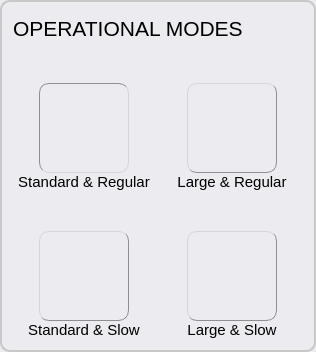
                    <widget class="QGroupBox" name="groupBox_operMode">
                     <property name="sizePolicy">
                      <sizepolicy hsizetype="Expanding" vsizetype="Preferred">
                       <horstretch>0</horstretch>
                       <verstretch>0</verstretch>
                      </sizepolicy>
                     </property>
                     <property name="minimumSize">
                      <size>
                       <width>0</width>
                       <height>300</height>
                      </size>
                     </property>
                     <property name="styleSheet">
                      <string notr="true">QGroupBox { 
     border: 2px solid  rgb(200, 200, 200); ; 
     border-radius: 10px; 
    color: rgb(80, 80, 80);
    background-color: rgb(235, 235, 240);
 } 

 QPushButton {
     border: 1px solid #8f8f91;
     border-radius: 10px;
     border-style: outset;
     background-color: qlineargradient(x1: 0, y1: 0, x2: 0, y2: 1,
                                       stop: 0 #f6f7fa, stop: 1 #dadbde);

 }


QPushButton:checked{ 
          background-color: qlineargradient(x1: 0, y1: 0, x2: 0, y2: 1,
                                       stop: 0 #808088, stop: 1 #e6e7ea);
     border-style: inset;
     border-radius: 10px; 
}

QPushButton:focus:pressed{
     background-color: qlineargradient(x1: 0, y1: 0, x2: 0, y2: 1,
                                       stop: 0 #F0F0FF, stop: 1 #f6f7fa);
 }

 QPushButton:hover {
     background-color: qlineargradient(x1: 0, y1: 0, x2: 0, y2: 1,
                                       stop: 0 #f6f7fa, stop: 1 #F0F0FF);
 }

QPushButton:disabled{ background-color: #CCCCCC; }

 QPushButton:flat {
     border: none; /* no border for a flat push button */
 }

 QPushButton:default {
     border-color: navy; /* make the default button prominent */
 }</string>
                     </property>
                     <property name="title">
                      <string/>
                     </property>
                     <layout class="QGridLayout" name="gridLayout_32">
                      <property name="verticalSpacing">
                       <number>0</number>
                      </property>
                      <item row="1" column="1">
                       <spacer name="verticalSpacer_13">
                        <property name="orientation">
                         <enum>Qt::Vertical</enum>
                        </property>
                        <property name="sizeHint" stdset="0">
                         <size>
                          <width>20</width>
                          <height>40</height>
                         </size>
                        </property>
                       </spacer>
                      </item>
                      <item row="2" column="3">
                       <spacer name="horizontalSpacer_14">
                        <property name="orientation">
                         <enum>Qt::Horizontal</enum>
                        </property>
                        <property name="sizeHint" stdset="0">
                         <size>
                          <width>20</width>
                          <height>20</height>
                         </size>
                        </property>
                       </spacer>
                      </item>
                      <item row="4" column="1">
                       <spacer name="verticalSpacer_12">
                        <property name="orientation">
                         <enum>Qt::Vertical</enum>
                        </property>
                        <property name="sizeHint" stdset="0">
                         <size>
                          <width>20</width>
                          <height>40</height>
                         </size>
                        </property>
                       </spacer>
                      </item>
                      <item row="2" column="5">
                       <spacer name="horizontalSpacer_11">
                        <property name="orientation">
                         <enum>Qt::Horizontal</enum>
                        </property>
                        <property name="sizeHint" stdset="0">
                         <size>
                          <width>20</width>
                          <height>20</height>
                         </size>
                        </property>
                       </spacer>
                      </item>
                      <item row="0" column="0" colspan="5">
                       <widget class="QLabel" name="label_DZC_title_2">
                        <property name="minimumSize">
                         <size>
                          <width>100</width>
                          <height>30</height>
                         </size>
                        </property>
                        <property name="font">
                         <font>
                          <pointsize>16</pointsize>
                         </font>
                        </property>
                        <property name="styleSheet">
                         <string notr="true"/>
                        </property>
                        <property name="text">
                         <string>OPERATIONAL MODES</string>
                        </property>
                        <property name="alignment">
                         <set>Qt::AlignLeading|Qt::AlignLeft|Qt::AlignVCenter</set>
                        </property>
                       </widget>
                      </item>
                      <item row="2" column="0">
                       <spacer name="horizontalSpacer_12">
                        <property name="orientation">
                         <enum>Qt::Horizontal</enum>
                        </property>
                        <property name="sizeHint" stdset="0">
                         <size>
                          <width>20</width>
                          <height>20</height>
                         </size>
                        </property>
                       </spacer>
                      </item>
                      <item row="2" column="2">
                       <spacer name="horizontalSpacer_13">
                        <property name="orientation">
                         <enum>Qt::Horizontal</enum>
                        </property>
                        <property name="sizeHint" stdset="0">
                         <size>
                          <width>20</width>
                          <height>20</height>
                         </size>
                        </property>
                       </spacer>
                      </item>
                      <item row="2" column="1">
                       <widget class="QPushButton" name="pushButton_standardAndRegular">
                        <property name="sizePolicy">
                         <sizepolicy hsizetype="Fixed" vsizetype="Fixed">
                          <horstretch>0</horstretch>
                          <verstretch>0</verstretch>
                         </sizepolicy>
                        </property>
                        <property name="minimumSize">
                         <size>
                          <width>90</width>
                          <height>90</height>
                         </size>
                        </property>
                        <property name="font">
                         <font>
                          <pointsize>11</pointsize>
                         </font>
                        </property>
                        <property name="toolTip">
                         <string>&lt;html&gt;&lt;head/&gt;&lt;body&gt;&lt;p&gt;&lt;span style=&quot; font-family:'Arial','Helvetica','sans-serif'; font-size:small; color:#222222; background-color:#ffffff;&quot;&gt;Standard delivery zone &amp;amp; regular flow rate&lt;/span&gt;&lt;/p&gt;&lt;/body&gt;&lt;/html&gt;</string>
                        </property>
                        <property name="text">
                         <string/>
                        </property>
                        <property name="icon">
                         <iconset resource="../resources.qrc">
                          <normaloff>:/icons/setPipe2.png</normaloff>:/icons/setPipe2.png</iconset>
                        </property>
                        <property name="iconSize">
                         <size>
                          <width>90</width>
                          <height>90</height>
                         </size>
                        </property>
                        <property name="checkable">
                         <bool>true</bool>
                        </property>
                        <property name="checked">
                         <bool>true</bool>
                        </property>
                       </widget>
                      </item>
                      <item row="6" column="1">
                       <widget class="QPushButton" name="pushButton_standardAndSlow">
                        <property name="sizePolicy">
                         <sizepolicy hsizetype="Fixed" vsizetype="Fixed">
                          <horstretch>0</horstretch>
                          <verstretch>0</verstretch>
                         </sizepolicy>
                        </property>
                        <property name="minimumSize">
                         <size>
                          <width>90</width>
                          <height>90</height>
                         </size>
                        </property>
                        <property name="font">
                         <font>
                          <pointsize>11</pointsize>
                         </font>
                        </property>
                        <property name="toolTip">
                         <string>&lt;html&gt;&lt;head/&gt;&lt;body&gt;&lt;p&gt;&lt;span style=&quot; font-family:'Arial','Helvetica','sans-serif'; font-size:small; color:#222222; background-color:#ffffff;&quot;&gt;Standard delivery zone &amp;amp; slow flow rate&lt;/span&gt;&lt;/p&gt;&lt;/body&gt;&lt;/html&gt;</string>
                        </property>
                        <property name="text">
                         <string/>
                        </property>
                        <property name="icon">
                         <iconset resource="../resources.qrc">
                          <normaloff>:/icons/setPipe1.png</normaloff>:/icons/setPipe1.png</iconset>
                        </property>
                        <property name="iconSize">
                         <size>
                          <width>90</width>
                          <height>90</height>
                         </size>
                        </property>
                        <property name="checkable">
                         <bool>true</bool>
                        </property>
                       </widget>
                      </item>
                      <item row="2" column="4">
                       <widget class="QPushButton" name="pushButton_largeAndRegular">
                        <property name="sizePolicy">
                         <sizepolicy hsizetype="Fixed" vsizetype="Fixed">
                          <horstretch>0</horstretch>
                          <verstretch>0</verstretch>
                         </sizepolicy>
                        </property>
                        <property name="minimumSize">
                         <size>
                          <width>90</width>
                          <height>90</height>
                         </size>
                        </property>
                        <property name="font">
                         <font>
                          <pointsize>11</pointsize>
                         </font>
                        </property>
                        <property name="toolTip">
                         <string>&lt;html&gt;&lt;head/&gt;&lt;body&gt;&lt;p&gt;&lt;span style=&quot; font-family:'Arial','Helvetica','sans-serif'; font-size:small; color:#222222; background-color:#ffffff;&quot;&gt;Large delivery zone &amp;amp; regular flow rate&lt;/span&gt;&lt;/p&gt;&lt;/body&gt;&lt;/html&gt;</string>
                        </property>
                        <property name="text">
                         <string/>
                        </property>
                        <property name="icon">
                         <iconset resource="../resources.qrc">
                          <normaloff>:/icons/setPipe4.png</normaloff>:/icons/setPipe4.png</iconset>
                        </property>
                        <property name="iconSize">
                         <size>
                          <width>90</width>
                          <height>90</height>
                         </size>
                        </property>
                        <property name="checkable">
                         <bool>true</bool>
                        </property>
                       </widget>
                      </item>
                      <item row="6" column="4">
                       <widget class="QPushButton" name="pushButton_largeAndSlow">
                        <property name="sizePolicy">
                         <sizepolicy hsizetype="Fixed" vsizetype="Fixed">
                          <horstretch>0</horstretch>
                          <verstretch>0</verstretch>
                         </sizepolicy>
                        </property>
                        <property name="minimumSize">
                         <size>
                          <width>90</width>
                          <height>90</height>
                         </size>
                        </property>
                        <property name="font">
                         <font>
                          <pointsize>11</pointsize>
                         </font>
                        </property>
                        <property name="toolTip">
                         <string>&lt;html&gt;&lt;head/&gt;&lt;body&gt;&lt;p&gt;&lt;span style=&quot; font-family:'Arial','Helvetica','sans-serif'; font-size:small; color:#222222;&quot;&gt;Large delivery zone &amp;amp; slow flow rat&lt;/span&gt;&lt;/p&gt;&lt;/body&gt;&lt;/html&gt;</string>
                        </property>
                        <property name="text">
                         <string/>
                        </property>
                        <property name="icon">
                         <iconset resource="../resources.qrc">
                          <normaloff>:/icons/setPipe3.png</normaloff>:/icons/setPipe3.png</iconset>
                        </property>
                        <property name="iconSize">
                         <size>
                          <width>90</width>
                          <height>90</height>
                         </size>
                        </property>
                        <property name="checkable">
                         <bool>true</bool>
                        </property>
                       </widget>
                      </item>
                      <item row="3" column="0" colspan="3">
                       <widget class="QLabel" name="label_7">
                        <property name="font">
                         <font>
                          <pointsize>11</pointsize>
                         </font>
                        </property>
                        <property name="text">
                         <string>Standard &amp; Regular</string>
                        </property>
                        <property name="alignment">
                         <set>Qt::AlignHCenter|Qt::AlignTop</set>
                        </property>
                       </widget>
                      </item>
                      <item row="8" column="0" colspan="3">
                       <widget class="QLabel" name="label_2">
                        <property name="font">
                         <font>
                          <pointsize>11</pointsize>
                         </font>
                        </property>
                        <property name="text">
                         <string>Standard &amp; Slow</string>
                        </property>
                        <property name="alignment">
                         <set>Qt::AlignHCenter|Qt::AlignTop</set>
                        </property>
                       </widget>
                      </item>
                      <item row="3" column="3" colspan="3">
                       <widget class="QLabel" name="label_6">
                        <property name="font">
                         <font>
                          <pointsize>11</pointsize>
                         </font>
                        </property>
                        <property name="text">
                         <string>Large &amp; Regular</string>
                        </property>
                        <property name="alignment">
                         <set>Qt::AlignHCenter|Qt::AlignTop</set>
                        </property>
                       </widget>
                      </item>
                      <item row="8" column="3" colspan="3">
                       <widget class="QLabel" name="label_8">
                        <property name="font">
                         <font>
                          <pointsize>11</pointsize>
                         </font>
                        </property>
                        <property name="text">
                         <string>Large &amp; Slow</string>
                        </property>
                        <property name="alignment">
                         <set>Qt::AlignHCenter|Qt::AlignTop</set>
                        </property>
                       </widget>
                      </item>
                     </layout>
                    </widget>
